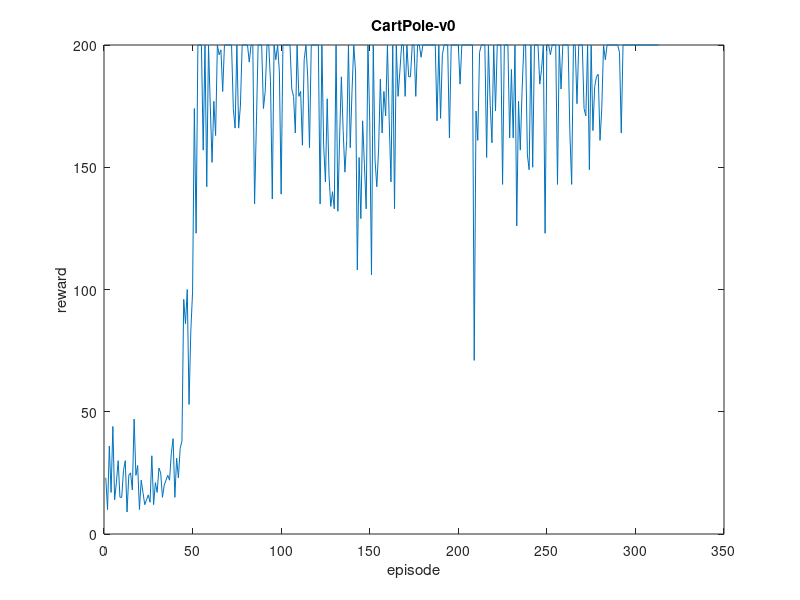
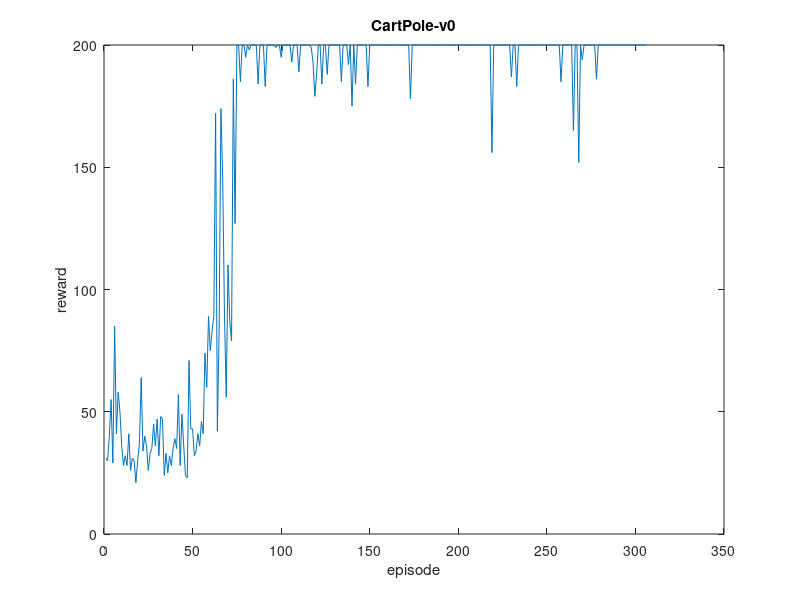
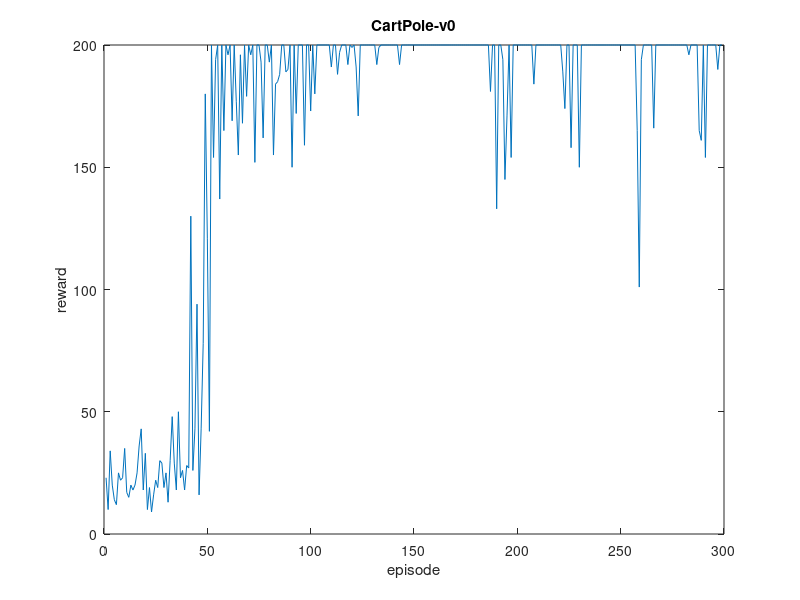
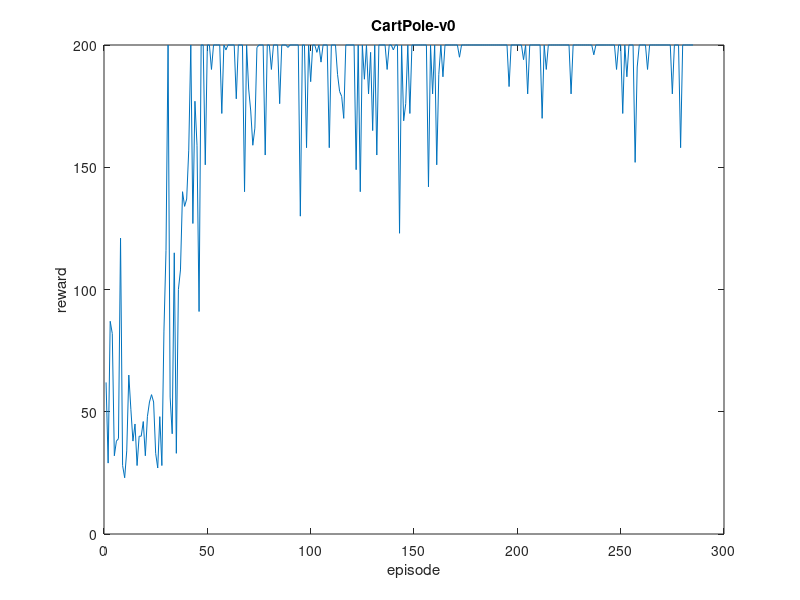

MATLAB code to generate these figures, in order:
% Default
load('CartPole-v0_1.mat')
figure(1)
plot(episode_reward)
xlabel('episode')
ylabel('reward')
title('CartPole-v0')

% Cart Mass = 5
load('CartPole-v0_2.mat')
figure(2)
plot(episode_reward)
xlabel('episode')
ylabel('reward')
title('CartPole-v0')

% Pole Mass = 0.5
load('CartPole-v0_3.mat')
figure(3)
plot(episode_reward)
xlabel('episode')
ylabel('reward')
title('CartPole-v0')

% Pole Length = 2.5
load('CartPole-v0_4.mat')
figure(4)
plot(episode_reward)
xlabel('episode')
ylabel('reward')
title('CartPole-v0')

% Default
load('Acrobot-v1_1.mat')
figure(5)
plot(episode_reward)
xlabel('episode')
ylabel('reward')
title('Acrobot-v1')

% LINK_LENGTH_1 = 2, LINK_COM_POS_1 = 1
load('Acrobot-v1_2.mat')
figure(6)
plot(episode_reward)
xlabel('episode')
ylabel('reward')
title('Acrobot-v1')

% LINK_LENGTH_2 = 2, LINK_COM_POS_2 = 1
load('Acrobot-v1_3.mat')
figure(7)
plot(episode_reward)
xlabel('episode')
ylabel('reward')
title('Acrobot-v1')

% LINK_MASS_1 = 2
load('Acrobot-v1_4.mat')
figure(8)
plot(episode_reward)
xlabel('episode')
ylabel('reward')
title('Acrobot-v1')

% LINK_MASS_2 = 2
load('Acrobot-v1_5.mat')
figure(9)
plot(episode_reward)
xlabel('episode')
ylabel('reward')
title('Acrobot-v1')

% Default
load('Pendulum-v0_1.mat')
figure(10)
plot(episode_reward)
xlabel('episode')
ylabel('reward')
title('Pendulum-v0')